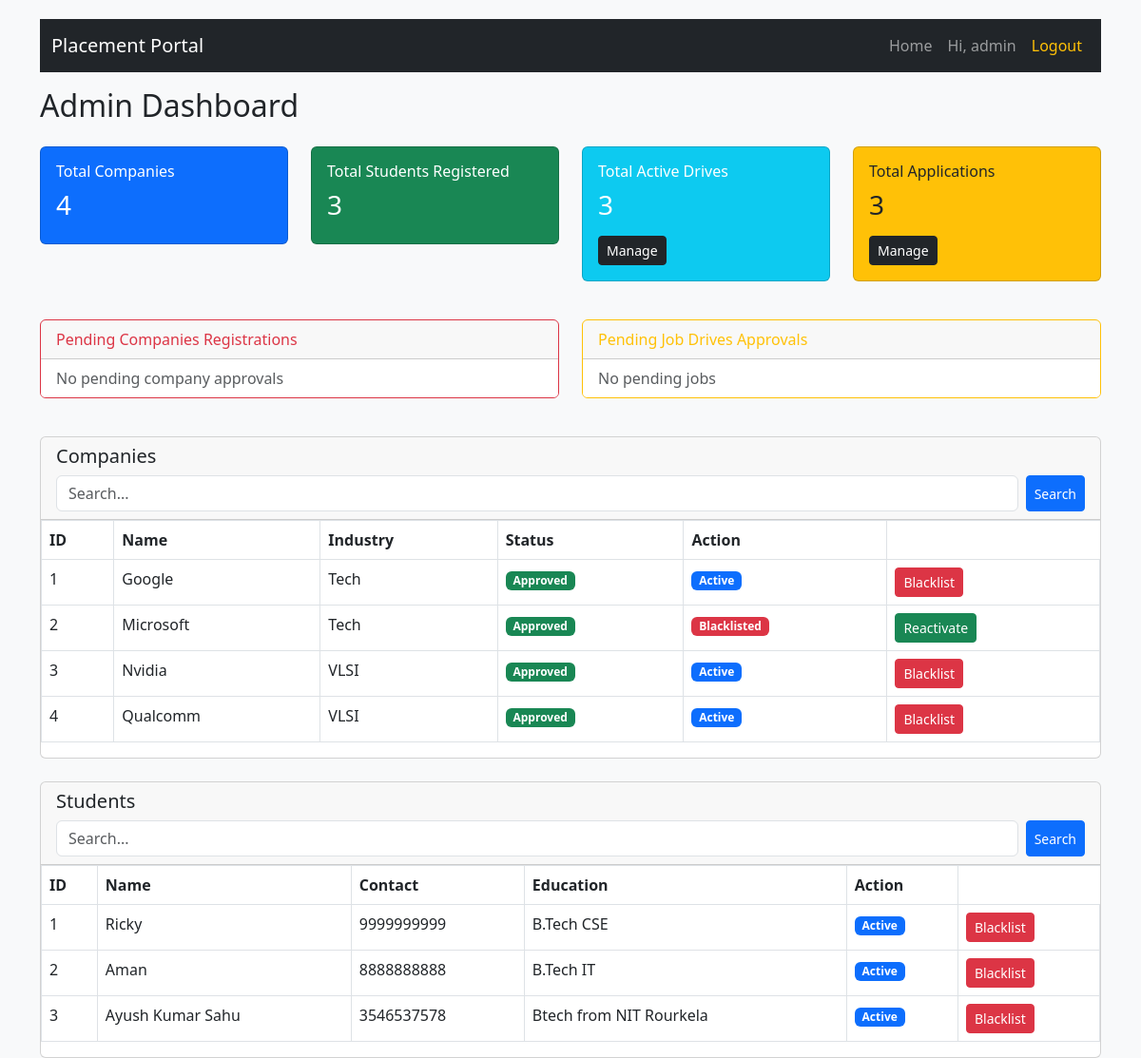
The page /admin (signed in) on the database its author committed.
### application/database/models.py (models this page shows)
class User(db.Model, UserMixin):
    __tablename__ = 'user'
    id = db.Column(db.Integer, primary_key=True)
    username = db.Column(db.String(50), unique=True, nullable=False)
    hashedpassword = db.Column(db.String(length = 128), nullable=False)
    role = db.Column(db.String(20), nullable=False) # can be 'admin', 'company', 'student'
    status = db.Column(db.Boolean, default=True) # for blacklisitng purposes
    student_profile = db.relationship('Student', backref='user', uselist=False, cascade="all, delete-orphan")
    company_profile = db.relationship('Company', backref='user', uselist=False, cascade="all, delete-orphan")

class Company(db.Model):
    __tablename__ = 'company'
    id = db.Column(db.Integer, primary_key=True)
    user_id = db.Column(db.Integer, db.ForeignKey('user.id'), unique=True, nullable=False)
    company_name = db.Column(db.String(100), nullable=False)
    industry = db.Column(db.String(100),nullable = False)
    HRcontact = db.Column(db.String(10),nullable = False)
    approval = db.Column(db.Boolean, default=False) # Approval of the Admin for the company
    drives = db.relationship('Placements', backref='company', lazy=True, cascade="all, delete-orphan")

class Student(db.Model):
    __tablename__ = 'student'
    id = db.Column(db.Integer, primary_key=True)
    user_id = db.Column(db.Integer, db.ForeignKey('user.id'), unique=True, nullable=False)
    name = db.Column(db.String(100), nullable=False)
    contact = db.Column(db.String(20))
    education = db.Column(db.String(200))
    skills = db.Column(db.Text)
    resume = db.Column(db.String(255))
    applications = db.relationship('Application', backref='student', lazy=True, cascade="all, delete-orphan")

### application/admin_mgmt.py (the view)
@app.route('/admin')
@login_required
@role_required('admin')
def admin_dashboard():
    totalCompanies = models.Company.query.count()
    total_students = models.Student.query.count()
    drivesCount = models.Placements.query.count()
    total_apps = models.Application.query.count()
    p_comp = models.Company.query.filter_by(approval=False).all()
    pending_jobs = models.Placements.query.filter_by(admin_approval=False).all()
    s = request.args.get('search_student', '')
    if s != '' and len(s) > 0:
        student_query = models.Student.query.join(models.User)
        filters = []
        filters.append(models.Student.name.ilike(f'%{s}%'))
        filters.append(models.Student.contact.ilike(f'%{s}%'))
        if s.isdigit():
            filters.append(models.Student.id ==  int(s))
        students = student_query.filter(or_(*filters)).all()
    else:
        students = models.Student.query.all()
    search_comp = request.args.get('search_company', '')
    if search_comp  !=  '':
        company_query = models.Company.query.join(models.User)
        f_list = [
            models.Company.company_name.ilike(f'%{search_comp}%'),
            models.Company.industry.ilike(f'%{search_comp}%')
        ]
        companies = company_query.filter(or_(*f_list)).all()
    else:
        companies = models.Company.query.all()
    return render_template(
        'admin.html',
        total_companies=totalCompanies,
        total_students=total_students,
        total_drives=drivesCount,
        total_applications=total_apps,
        pending_jobs=pending_jobs,
        pending_comp=p_comp,
        students=students,
        companies=companies,
        search_student=s,
        search_company=search_comp
    )

### application/__init__.py (called while the page is built)
@login_manager.user_loader
def load_user(user_id):
    return models.User.query.get(int(user_id))

def role_required(*roles):
    def wrapper(fn):
        @wraps(fn)
        def decorated_view(*args,**kwargs):
            if not current_user.is_authenticated:
                return login_manager.unauthorized()
            if current_user.role not in roles:
                flash("You do not have permission to access this page", "danger")
                return redirect(url_for('login'))
            return fn(*args , **kwargs)
        return decorated_view
    return wrapper

### application/templates/admin.html
{% extends "base.html" %}
{% block content %}
<div class="d-flex justify-content-between mb-3">
    <h2>Admin Dashboard</h2>
</div>
<div class="row mb-4">
    <div class="col-md-3 mb-3">
        <div class="card bg-primary text-white">
            <div class="card-body">
                <h6>Total Companies</h6>
                <h3>{{ total_companies }}</h3>
            </div>
        </div>
    </div>
    <div class="col-md-3 mb-3">
        <div class="card bg-success text-white">
            <div class="card-body">
                <h6>Total Students Registered</h6>
                <h3>{{ total_students }}</h3>
            </div>
        </div>
    </div>
    <div class="col-md-3 mb-3">
        <div class="card bg-info text-white">
            <div class="card-body">
                <h6>Total Active Drives</h6>
                <h3>{{ total_drives }}</h3>
                <a href="{{ url_for('admin_drives') }}" class="btn btn-dark btn-sm mt-2">Manage</a>
            </div>
        </div>
    </div>
    <div class="col-md-3 mb-3">
        <div class="card bg-warning">
            <div class="card-body">
                <h6>Total Applications</h6>
                <h3>{{ total_applications }}</h3>
                <a href="{{ url_for('admin_applications') }}" class="btn btn-dark btn-sm mt-2">Manage</a>
            </div>
        </div>
    </div>
</div>
<div class="row mb-4">
    <div class="col-md-6 mb-3">
        <div class="card border-danger">
            <div class="card-header text-danger">
                Pending Companies Registrations
            </div>
            <ul class="list-group list-group-flush">
                {% if pending_comp %}
                    {% for comp in pending_comp %}
                    <li class="list-group-item d-flex justify-content-between">
                        <div>
                            <b>{{ comp.company_name }}</b><br>
                            <small>{{ comp.industry }}</small>
                        </div>
                        <div>
                            <a href="{{ url_for('approve_company', company_id=comp.id) }}" class="btn btn-success btn-sm">Approve</a>
                            <a href="{{ url_for('reject_company', company_id=comp.id) }}" class="btn btn-danger btn-sm">Reject</a>
                        </div>
                    </li>
                    {% endfor %}
                {% else %}
                    <li class="list-group-item text-muted">No pending company approvals</li>
                {% endif %}
            </ul>
        </div>
    </div>
    <div class="col-md-6 mb-3">
        <div class="card border-warning">
            <div class="card-header text-warning">
                Pending Job Drives Approvals
            </div>
            <ul class="list-group list-group-flush">
                {% if pending_jobs %}
                    {% for job in pending_jobs %}
                    <li class="list-group-item d-flex justify-content-between">
                        <div>
                            <b>{{ job.title }}</b><br>
                            <small>{{ job.company.company_name }}</small>
                        </div>
                        <div>
                            <a href="{{ url_for('approve_job', job_id=job.id) }}" class="btn btn-success btn-sm">Approve</a>
                            <a href="{{ url_for('reject_job', job_id=job.id) }}" class="btn btn-danger btn-sm">Reject</a>
                        </div>
                    </li>
                    {% endfor %}
                {% else %}
                    <li class="list-group-item text-muted">No pending jobs</li>
                {% endif %}
            </ul>
        </div>
    </div>
</div>
<div class="card mb-4">
    <div class="card-header">
        <h5>Companies</h5>
        <form method="GET" action="{{ url_for('admin_dashboard') }}" class="d-flex mt-2">
            <input type="text" name="search_company" class="form-control me-2" placeholder="Search..." value="{{ search_company }}">
            <button class="btn btn-primary btn-sm">Search</button>
        </form>
    </div>
    <div class="table-responsive">
        <table class="table table-bordered">
            <tr>
                <th>ID</th>
                <th>Name</th>
                <th>Industry</th>
                <th>Status</th>
                <th>Action</th>
            </tr>
            {% for comp in companies %}
            <tr>
                <td>{{ comp.id }}</td>
                <td>{{ comp.company_name }}</td>
                <td>{{ comp.industry }}</td>
                <td>
                    {% if comp.approval %}
                        <span class="badge bg-success">Approved</span>
                    {% else %}
                        <span class="badge bg-warning">Pending</span>
                    {% endif %}
                </td>
                    <td>
                        {% if comp.user.status %}
                            <span class="badge bg-primary">Active</span>
                        {% else %}
                            <span class="badge bg-danger">Blacklisted</span>
                        {% endif %}
                    </td>
                    <td>
                        {% if comp.user.status %}
                            <a href="{{ url_for('toggle_user_status', user_id=comp.user_id) }}" class="btn btn-danger btn-sm">Blacklist</a>
                        {% else %}
                            <a href="{{ url_for('toggle_user_status', user_id=comp.user_id) }}" class="btn btn-success btn-sm">Reactivate</a>
                        {% endif %}
                    </td>
            </tr>
            {% endfor %}
        </table>
    </div>
</div>
<div class="card">
    <div class="card-header">
        <h5>Students</h5>
        <form method="GET" action="{{ url_for('admin_dashboard') }}" class="d-flex mt-2">
            <input type="text" name="search_student" class="form-control me-2" placeholder="Search..." value="{{ search_student }}">
            <button class="btn btn-primary btn-sm">Search</button>
        </form>
    </div>
    <div class="table-responsive">
        <table class="table table-bordered">
            <tr>
                <th>ID</th>
                <th>Name</th>
                <th>Contact</th>
                <th>Education</th>
                <th>Action</th>
            </tr>
            {% for student in students %}
            <tr>
                <td>{{ student.id }}</td>
                <td>{{ student.name }}</td>
                <td>{{ student.contact }}</td>
                <td>{{ student.education }}</td>
                <td>
                    {% if student.user.status %}
                            <span class="badge bg-primary">Active</span>
                    {% else %}
                            <span class="badge bg-danger">Blacklisted</span>
                    {% endif %}
                </td>
                <td>
                    {% if student.user.status %}
                            <a href="{{ url_for('toggle_user_status', user_id=student.user_id) }}" class="btn btn-danger btn-sm">Blacklist</a>
                    {% else %}
                            <a href="{{ url_for('toggle_user_status', user_id=student.user_id) }}" class="btn btn-success btn-sm">Reactivate</a>
                    {% endif %}
                </td>
            </tr>
            {% endfor %}
        </table>
    </div>
</div>
{% endblock %}

### application/templates/base.html (shortened to what this page needs)
<!DOCTYPE html>
<html lang="en">
<head>
    <link href="https://cdn.jsdelivr.net/npm/bootstrap@5.3.0/dist/css/bootstrap.min.css" rel="stylesheet">
</head>
<body>
<div class="container">
    <nav class="navbar navbar-expand-lg navbar-dark bg-dark mb-3">
        <div class="container-fluid">
            <a class="navbar-brand" href="{{ url_for('home') }}">Placement Portal</a>
            <div class="collapse navbar-collapse" id="navBar">
                <ul class="navbar-nav ms-auto">
                    <li class="nav-item">
                        <a class="nav-link" href="{{ url_for('home') }}">Home</a>
                    </li>
                    {% if current_user.is_authenticated %}
                        <li class="nav-item">
                            <span class="nav-link">Hi, {{ current_user.username }}</span>
                        </li>
                        <li class="nav-item">
                            <a class="nav-link text-warning" href="{{ url_for('logout') }}">Logout</a>
                        </li>
                    {% endif %}
                </ul>
            </div>
        </div>
    </nav>
    <div>
        {% block content %}{% endblock %}
    </div>
</div>
</body>
</html>

### application/templates/base.html (style rules this page uses)
body { padding-top: 20px; background-color: #f8f9fa; }

### rows shown on the page
User: username "admin"
Company: id "1", company_name "Google", industry "Tech", approval "Approved", shows "Active"
Company: id "2", company_name "Microsoft", industry "Tech", approval "Approved", shows "Blacklisted"
Company: id "3", company_name "Nvidia", industry "VLSI", approval "Approved", shows "Active"
Company: id "4", company_name "Qualcomm", industry "VLSI", approval "Approved", shows "Active"
Student: id "1", name "Ricky", contact "9999999999", education "B.Tech CSE"
Student: id "2", name "Aman", contact "8888888888", education "B.Tech IT"
Student: id "3", name "Ayush Kumar Sahu", contact "3546537578", education "Btech from NIT Rourkela"

### other values the page prints
{{ total_companies }} "4"
{{ total_students }} "3"
{{ total_drives }} "3"
{{ total_applications }} "3"
